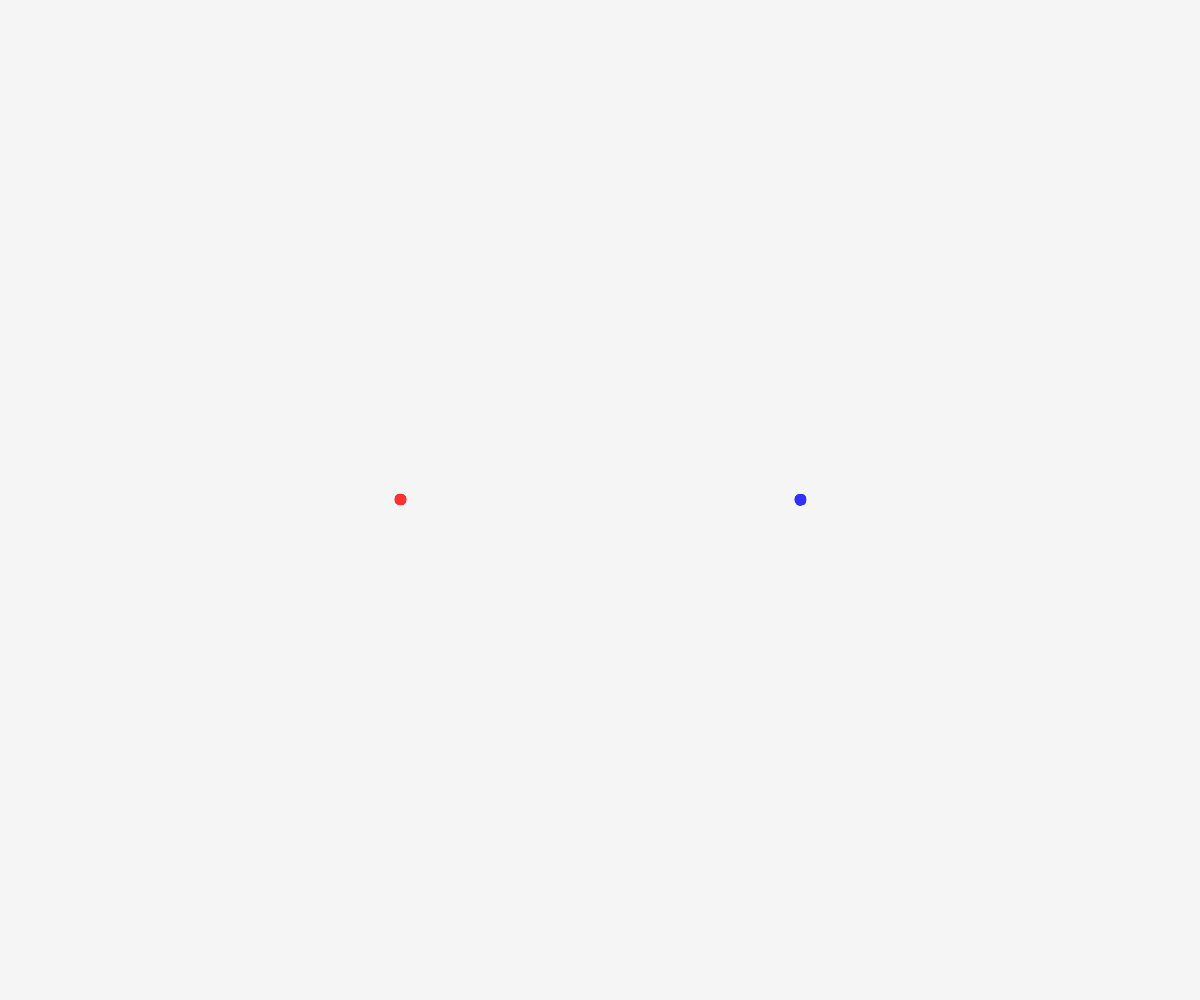
Frame 1 (no input)
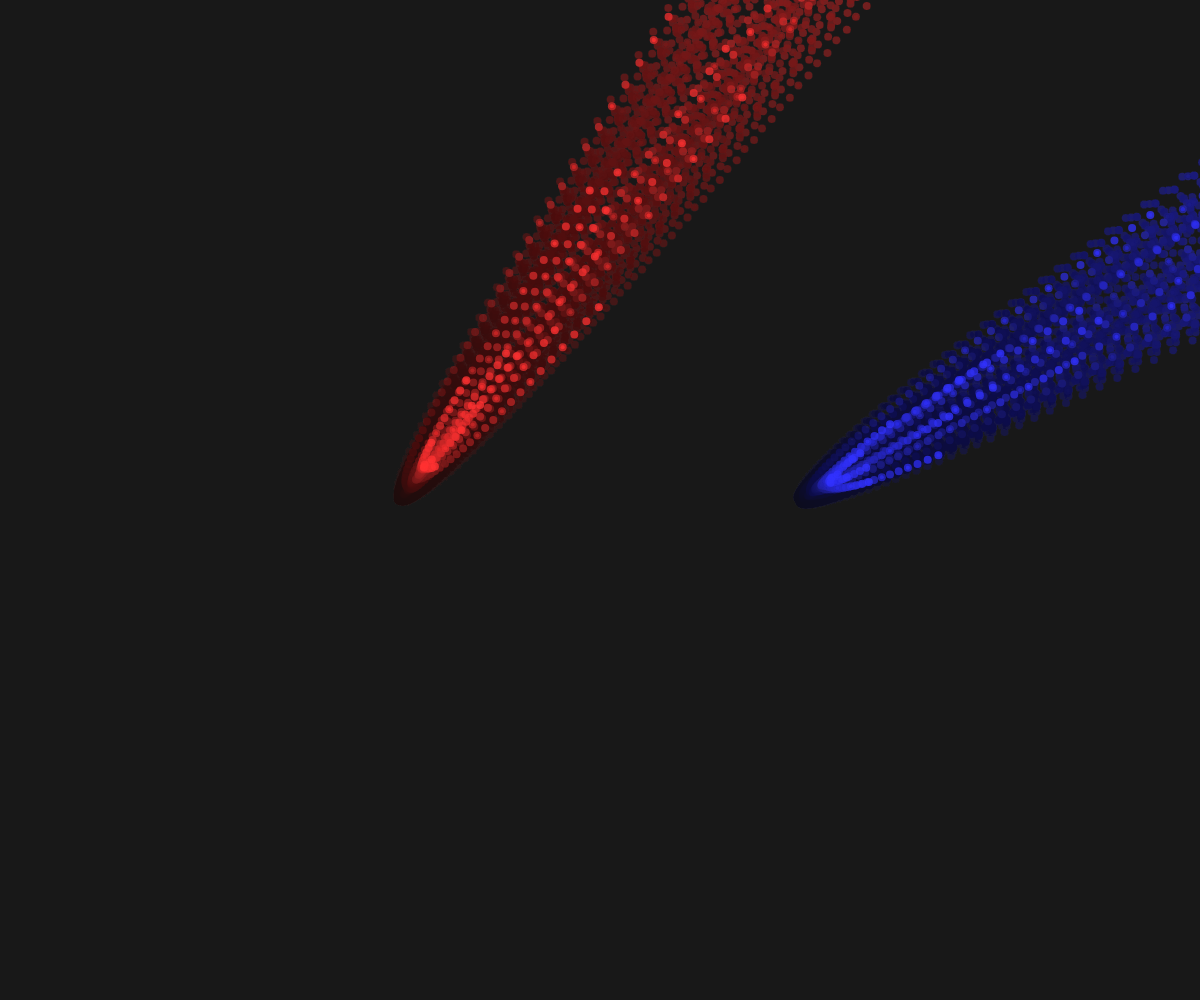
Frame 60 (no input)
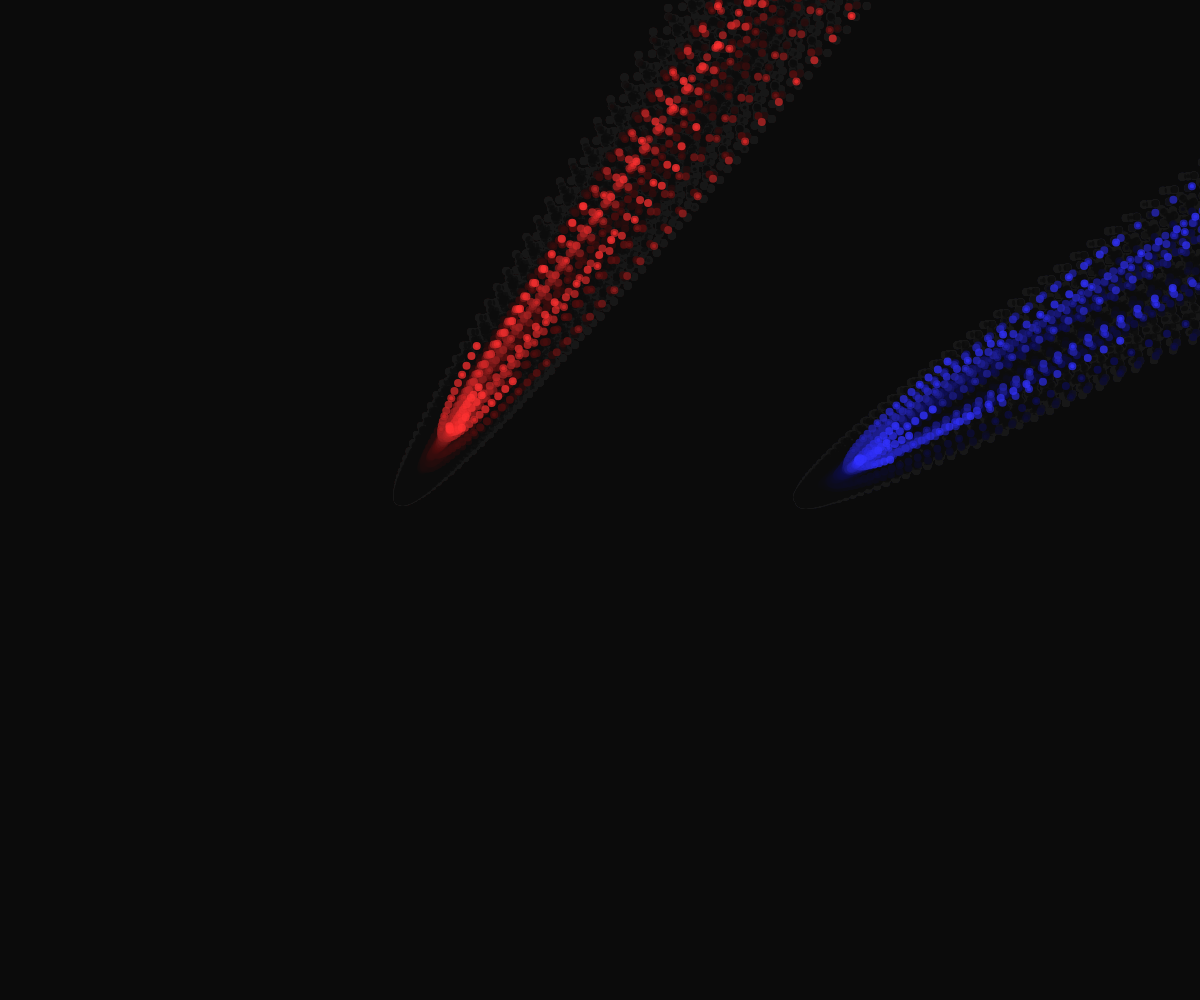
Frame 120 (the mouse pressed at the canvas centre since frame 60)

The p5.js sketch that drew these frames (run headless with seeded random() and noise() and a simulated clock; from frame 60 on, the mouse is pressed at the canvas centre):

// p5.js sketch
// ── sketch.js
let stream1, stream2;
let particles1 = [];
let particles2 = [];
let trails1 = [];
let trails2 = [];
let trailLength = 50;

function setup() {
  createCanvas(windowWidth, windowHeight);
  noStroke();
  
  // Initialize streams with different properties
  stream1 = {
    pos: createVector(width/3, height/2),
    vel: createVector(random(-1, 1), random(-1, 1)),
    color: color(255, 50, 50, 200),
    size: 8
  };
  
  stream2 = {
    pos: createVector(2 * width/3, height/2),
    vel: createVector(random(-1, 1), random(-1, 1)),
    color: color(50, 50, 255, 200),
    size: 8
  };
  
  // Create initial particles for each stream
  for (let i = 0; i < 100; i++) {
    particles1.push(createParticle(stream1));
    particles2.push(createParticle(stream2));
  }
}

function draw() {
  // Semi-transparent background for trail effect
  fill(0, 10);
  rect(0, 0, width, height);
  
  // Update and display streams
  updateStream(stream1, particles1);
  updateStream(stream2, particles2);
  
  // Draw trails
  drawTrails(trails1, stream1.color);
  drawTrails(trails2, stream2.color);
}

function createParticle(stream) {
  return {
    pos: createVector(stream.pos.x, stream.pos.y),
    vel: p5.Vector.random2D().mult(random(0.5, 2)),
    color: stream.color,
    size: stream.size
  };
}

function updateStream(stream, particles) {
  // Update stream position and velocity
  stream.pos.add(stream.vel);
  
  // Reverse direction if hitting canvas edge
  if (stream.pos.x < 0 || stream.pos.x > width) {
    stream.vel.x *= -1;
  }
  if (stream.pos.y < 0 || stream.pos.y > height) {
    stream.vel.y *= -1;
  }
  
  // Add new particles to maintain flow
  if (frameCount % 2 === 0) {
    particles.push(createParticle(stream));
    
    // Keep particle count stable
    if (particles.length > 150) {
      particles.shift();
    }
  }
  
  // Update and draw particles
  for (let i = particles.length - 1; i >= 0; i--) {
    let p = particles[i];
    
    // Apply stream velocity to particle
    p.vel.add(stream.vel);
    
    // Update position
    p.pos.add(p.vel);
    
    // Add to trails
    if (frameCount % 3 === 0) {
      if (stream === stream1) {
        trails1.push({pos: p.pos.copy(), color: p.color});
        if (trails1.length > trailLength) trails1.shift();
      } else {
        trails2.push({pos: p.pos.copy(), color: p.color});
        if (trails2.length > trailLength) trails2.shift();
      }
    }
    
    // Draw particle
    fill(p.color);
    ellipse(p.pos.x, p.pos.y, p.size);
    
    // Remove particles that are off-screen
    if (p.pos.x < -50 || p.pos.x > width + 50 ||
        p.pos.y < -50 || p.pos.y > height + 50) {
      particles.splice(i, 1);
    }
  }
}

function drawTrails(trailArray, baseColor) {
  for (let i = 0; i < trailArray.length; i++) {
    let t = trailArray[i];
    
    // Calculate transparency based on position in trail
    let alpha = map(i, 0, trailArray.length, 0, 150);
    fill(red(baseColor), green(baseColor), blue(baseColor), alpha);
    
    ellipse(t.pos.x, t.pos.y, 4);
  }
}

function windowResized() {
  resizeCanvas(windowWidth, windowHeight);
}
